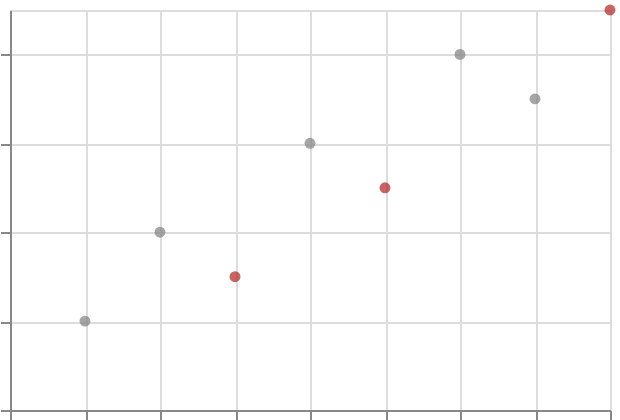

Express this chart as Vega-Lite.
### Vega-Lite specification from a JSON file in a GitHub repository (floating-point values rounded to 4 significant figures)
{"$schema": "https://vega.github.io/schema/vega-lite/v6.json", "padding": 5, "autosize": "none", "width": 300, "height": 200, "data": {"name": "table", "values": [{"c": "A", "g": "p", "x": 1, "y": 2, "v": 5, "t": "2024-01-15", "o": {"v": 3}, "IMDB Rating": 6.1, "d": "x1"}, {"c": "B", "g": "q", "x": 2, "y": 4, "v": 9, "t": "2024-02-20", "o": {"v": 7}, "IMDB Rating": 7.4, "d": "x2"}, {"c": "A", "g": "q", "x": 3, "y": 3, "v": 2, "t": "2024-03-05", "o": {"v": 1}, "IMDB Rating": 5.2, "d": "x1"}, {"c": "C", "g": "p", "x": 4, "y": 6, "v": 7, "t": "2024-05-30", "o": {"v": 4}, "IMDB Rating": 8.8, "d": "x3"}, {"c": "B", "g": "p", "x": 5, "y": 5, "v": 4, "t": "2024-07-11", "o": {"v": 9}, "IMDB Rating": 6.9, "d": "x2"}, {"c": "C", "g": "q", "x": 6, "y": 8, "v": 6, "t": "2024-09-02", "o": {"v": 2}, "IMDB Rating": 7.7, "d": "x3"}, {"c": "A", "g": "p", "x": 7, "y": 7, "v": 8, "t": "2024-11-25", "o": {"v": 5}, "IMDB Rating": 4.4, "d": "x1"}, {"c": "B", "g": "q", "x": 8, "y": 9, "v": 3, "t": "2024-12-31", "o": {"v": 8}, "IMDB Rating": 9.1, "d": "x2"}]}, "mark": {"type": "point", "filled": true}, "encoding": {"x": {"field": "x", "type": "quantitative"}, "y": {"field": "y", "type": "quantitative"}, "color": {"condition": {"test": {"field": "v", "lt": 5}, "value": "firebrick"}, "value": "grey"}}, "description": "lt is strict: the row with v = 5 stays grey"}
